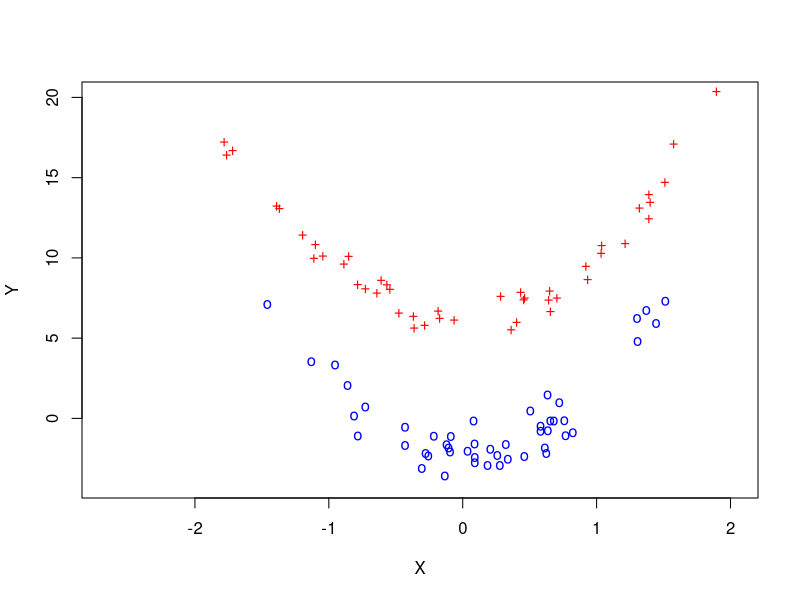
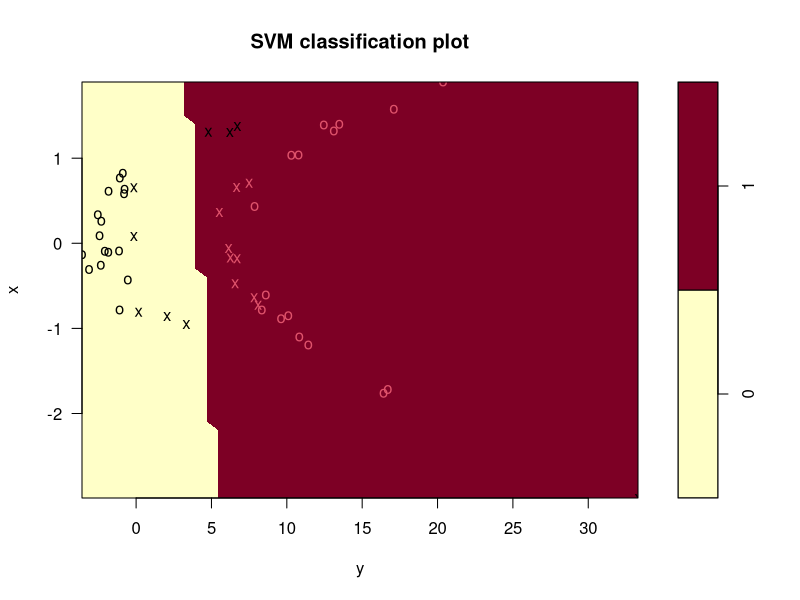
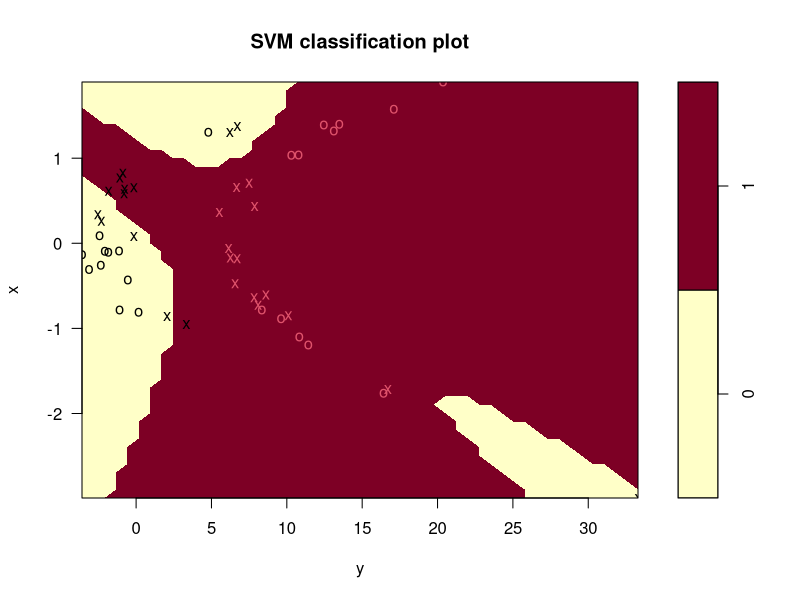
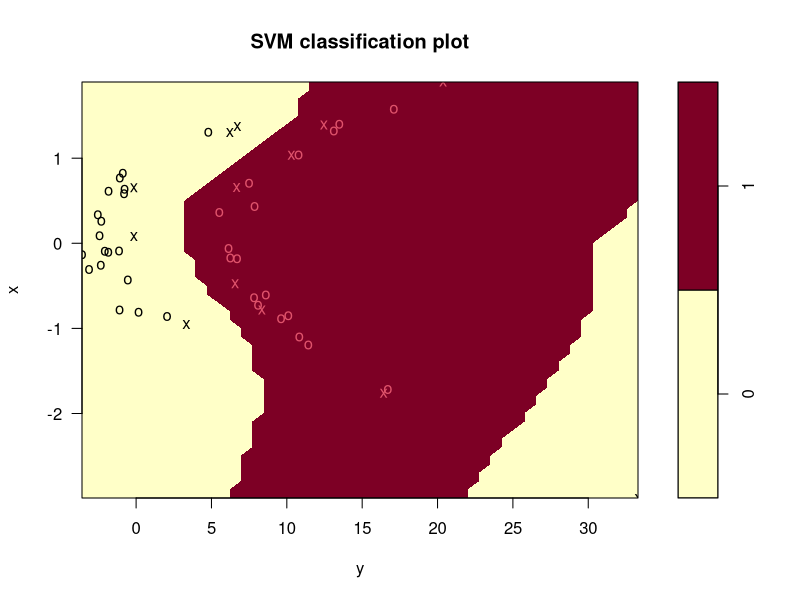
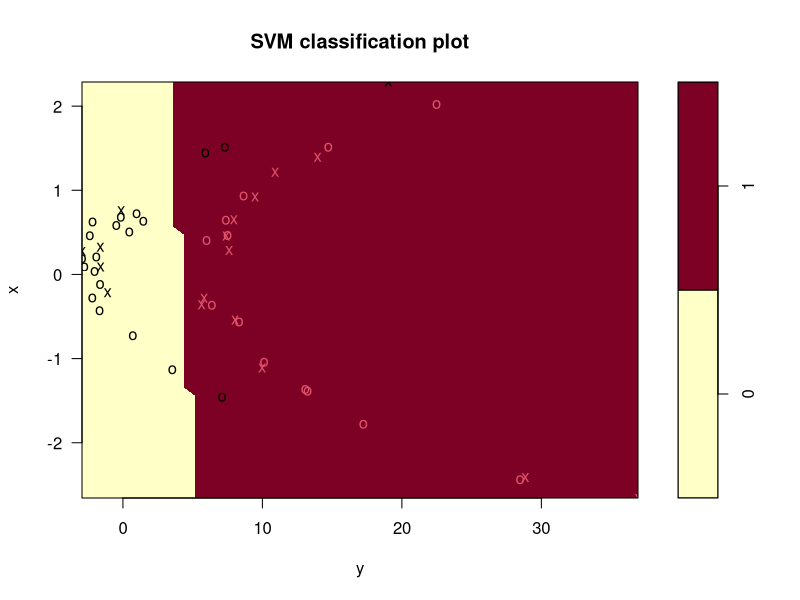
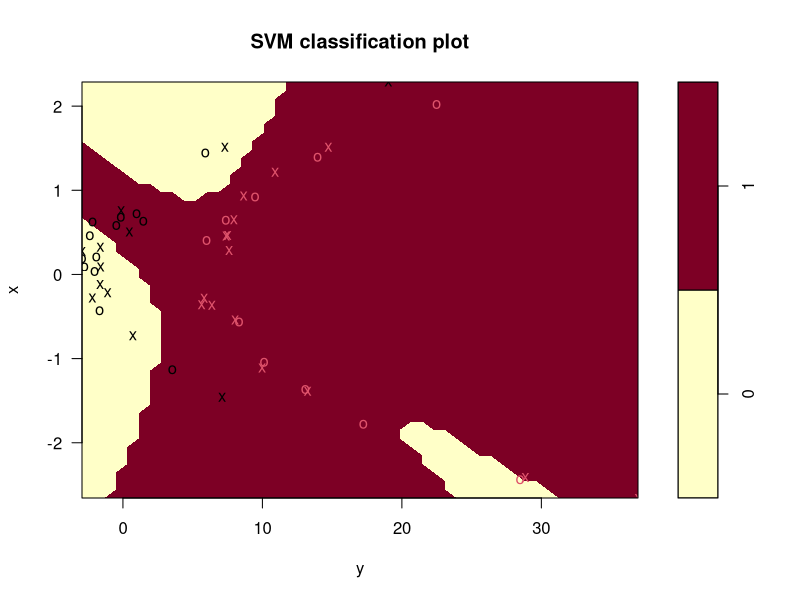
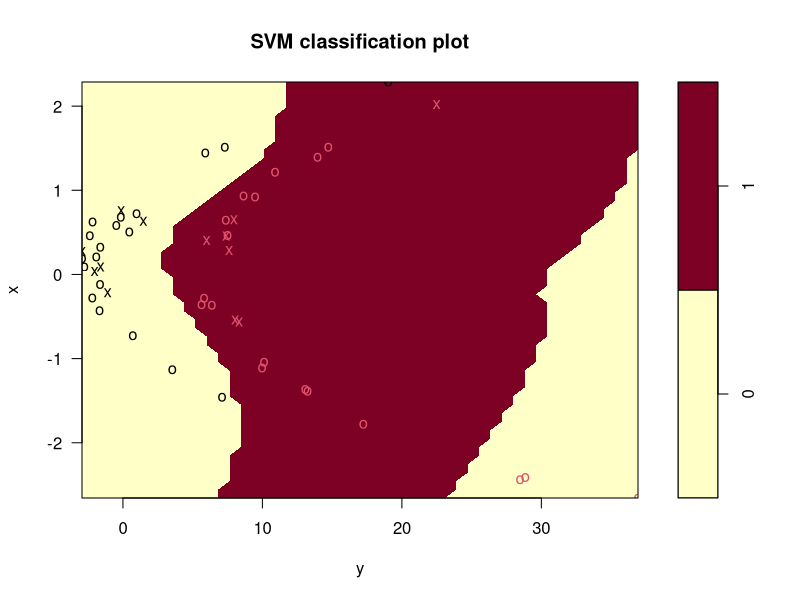

The R source for these figures, in order:
library(e1071)

set.seed(42)
x = rnorm(100)
y = 4 * x^2 + 2 + rnorm(100)
train = sample(100, 50)
y[train] = y[train] + 4
y[-train] = y[-train] - 4
# Plot using different colors
plot(x[train], y[train], pch="+", lwd=4, col="red", ylim=c(-4, 20), xlab="X", ylab="Y")
points(x[-train], y[-train], pch="o", lwd=4, col="blue")

z = rep(0, 100)
z[train] = 1
# Take 25 observations each from train and -train
final.train = c(sample(train, 25), sample(setdiff(1:100, train), 25))
data.train = data.frame(x=x[final.train], y=y[final.train], z=as.factor(z[final.train]))
data.test = data.frame(x=x[-final.train], y=y[-final.train], z=as.factor(z[-final.train]))

svm.linear = svm(z~., data=data.train, kernel="linear", cost=10)
plot(svm.linear, data.train)

table(z[final.train], predict(svm.linear, data.train))

svm.poly = svm(z~., data=data.train, kernel="polynomial", cost=10)
plot(svm.poly, data.train)

table(z[final.train], predict(svm.poly, data.train))

svm.radial = svm(z~., data=data.train, kernel="radial", gamma=1, cost=10)
plot(svm.radial, data.train)

table(z[final.train], predict(svm.radial, data.train))

plot(svm.linear, data.test)
table(z[-final.train], predict(svm.linear, data.test))

plot(svm.poly, data.test)
table(z[-final.train], predict(svm.poly, data.test))

plot(svm.radial, data.test)
table(z[-final.train], predict(svm.radial, data.test))